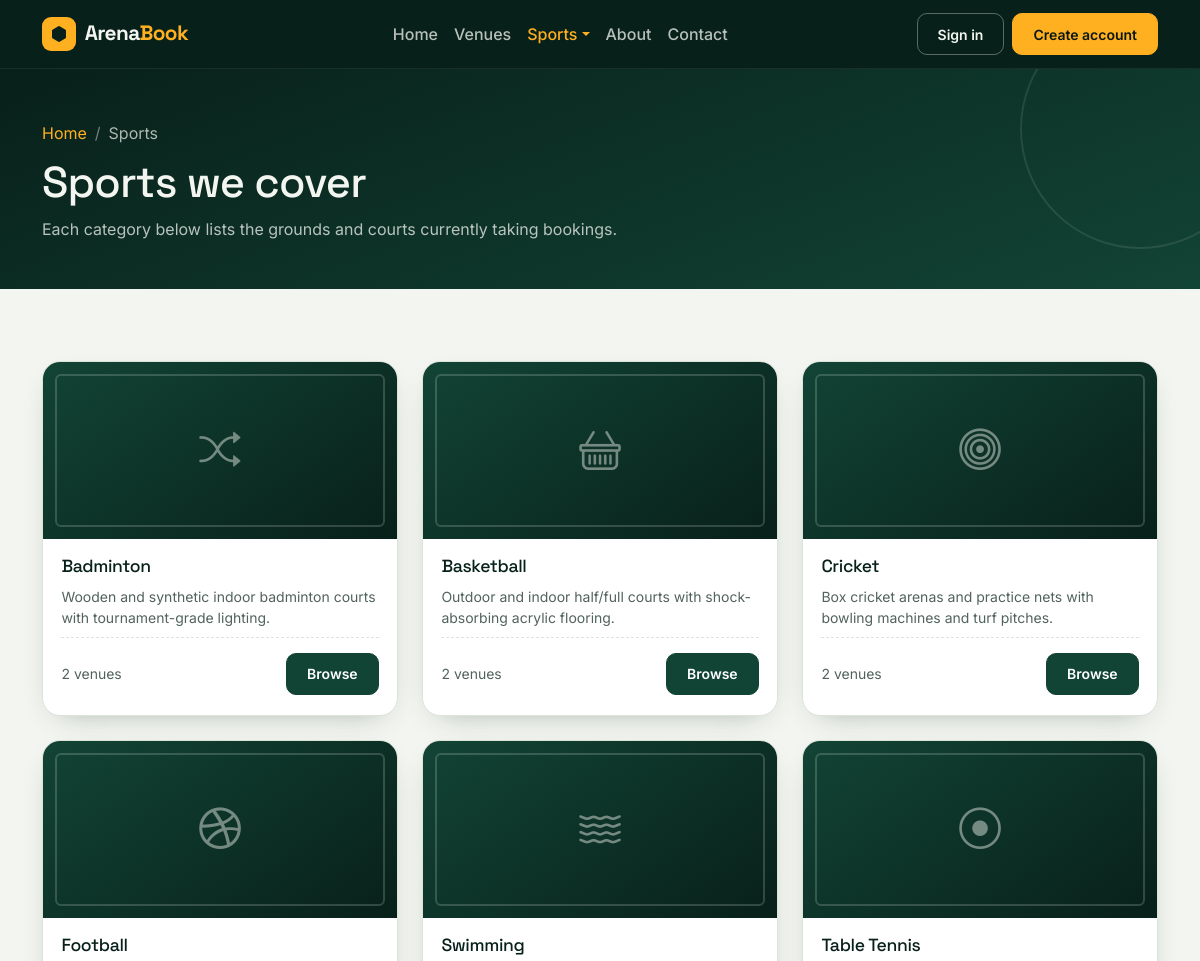
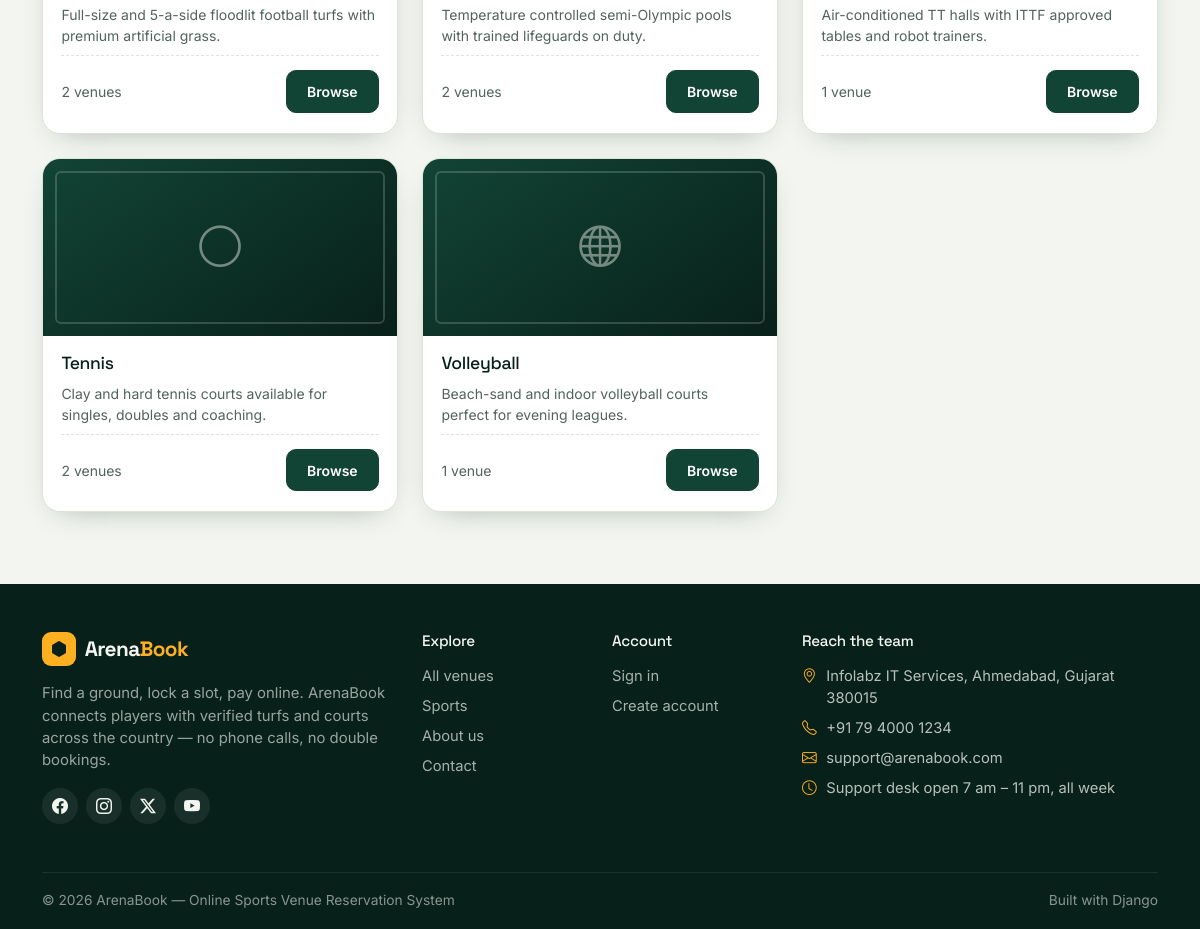
Page /categories/ on the committed database (2 pictures, top to bottom).
### arena/models.py (models this page shows, shortened)
class SportCategory(models.Model):
    category_name = models.CharField(max_length=100, unique=True)
    description = models.TextField(blank=True)
    image = models.ImageField(upload_to="categories/", blank=True, null=True)
    icon = models.CharField(
        max_length=50,
        default="bi-trophy",
        help_text="Bootstrap icon class, e.g. bi-dribbble",
    )
    slug = models.SlugField(max_length=120, unique=True, blank=True)
    class Meta:
        verbose_name = "Sport category"
        verbose_name_plural = "Sport categories"
        ordering = ["category_name"]

### arena/views.py (the view)
# urls.py: path("categories/", views.category_list, name="category_list"),
def category_list(request):
    categories = SportCategory.objects.annotate(
        total=Count("turfs", filter=Q(turfs__is_active=True))
    )
    return render(request, "pages/categories.html", {"categories": categories})

### arena/context_processors.py (called while the page is built)
def site_context(request):
    unread = 0
    if request.user.is_authenticated and request.user.is_staff:
        unread = ContactUs.objects.filter(is_read=False).count()
    return {
        "SITE_NAME": "ArenaBook",
        "SITE_TAGLINE": "Book your game. Own the ground.",
        "nav_categories": SportCategory.objects.all()[:8],
        "unread_messages": unread,
    }

### templates/pages/categories.html (shortened to what this page needs)
{% extends 'base.html' %}
{% block content %}
<section class="page-head">
    <div class="container">
        <nav aria-label="breadcrumb">
            <ol class="breadcrumb">
                <li class="breadcrumb-item"><a href="{% url 'home' %}">Home</a></li>
                <li class="breadcrumb-item active">Sports</li>
            </ol>
        </nav>
        <h1>Sports we cover</h1>
        <p>Each category below lists the grounds and courts currently taking bookings.</p>
    </div>
</section>
<section class="section">
    <div class="container">
        <div class="row g-4">
            {% for category in categories %}
            <div class="col-md-6 col-lg-4">
                <div class="card-chalk h-100">
                    <div class="venue-thumb" style="aspect-ratio:16/8">
                        {% if category.image %}
                        <img src="{{ category.image.url }}" alt="{{ category.category_name }}">
                        {% else %}
                        <i class="bi {{ category.icon }} placeholder-icon"></i>
                        <span class="thumb-lines"></span>
                        {% endif %}
                    </div>
                    <div class="venue-body">
                        <h3 class="venue-title">{{ category.category_name }}</h3>
                        <p class="text-muted-soft small mb-0">{{ category.description|default:"Venues for this sport are being added." }}</p>
                        <div class="venue-foot">
                            <span class="text-muted-soft small">{{ category.total }} venue{{ category.total|pluralize }}</span>
                            <a href="{% url 'turf_list' %}?category={{ category.pk }}" class="btn btn-pitch btn-sm">Browse</a>
                        </div>
                    </div>
                </div>
            </div>
            {% endfor %}
        </div>
    </div>
</section>
{% endblock %}

### static/css/style.css (style rules this page uses)
:root { --pitch-900: #08201A; --pitch-800: #0D2E24; --pitch-700: #124435; --pitch-500: #1D7A56; --pitch-300: #4FBF8B; --chalk: #F3F6F0; --chalk-line: #DCE3D8; --paper: #FFFFFF; --amber: #FFB020; --amber-dark: #E0940A; --clay: #C96A3E; --ink: #0B1712; --ink-soft: #52635C; --radius: 10px; --radius-lg: 18px; --shadow-soft: 0 10px 30px -18px rgba(8, 32, 26, .45); --shadow-lift: 0 22px 44px -26px rgba(8, 32, 26, .55); --font-display: 'Space Grotesk', 'Segoe UI', sans-serif; --font-body: 'Inter', 'Segoe UI', sans-serif; }
* { box-sizing: border-box; }
body { font-family: var(--font-body); background: var(--chalk); color: var(--ink); display: flex; flex-direction: column; min-height: 100vh; -webkit-font-smoothing: antialiased; }
h1, h2, h3, h4, h5, h6, .display-font { font-family: var(--font-display); letter-spacing: -.02em; color: var(--pitch-900); }
a { text-decoration: none; }
.btn { font-weight: 600; border-radius: var(--radius); padding: .6rem 1.25rem; }
.btn-pitch { background: var(--pitch-700); border: 1px solid var(--pitch-700); color: #fff; }
.text-muted-soft { color: var(--ink-soft) !important; }
.section { padding: 4.5rem 0; }
.page-head { background: linear-gradient(160deg, var(--pitch-900), var(--pitch-700)); color: var(--chalk); padding: 3.25rem 0 3rem; position: relative; overflow: hidden; }
.page-head::after { content: ""; position: absolute; right: -60px; top: -60px; width: 240px; height: 240px; border: 2px solid rgba(243, 246, 240, .1); border-radius: 50%; }
.page-head h1 { color: var(--chalk); font-size: clamp(1.9rem, 4vw, 2.7rem); }
.page-head p { color: rgba(243, 246, 240, .75); margin: .5rem 0 0; }
.page-head .breadcrumb { margin: 0 0 .75rem; }
.page-head .breadcrumb a { color: var(--amber); }
.page-head .breadcrumb-item + .breadcrumb-item::before { color: rgba(243, 246, 240, .45); }
.page-head .breadcrumb-item.active { color: rgba(243, 246, 240, .7); }
.card-chalk { background: var(--paper); border: 1px solid var(--chalk-line); border-radius: var(--radius-lg); box-shadow: var(--shadow-soft); overflow: hidden; height: 100%; }
.venue-thumb { position: relative; aspect-ratio: 16 / 10; background: linear-gradient(145deg, var(--pitch-700), var(--pitch-900)); display: grid; place-items: center; overflow: hidden; }
.venue-thumb .placeholder-icon { font-size: 2.6rem; color: rgba(243, 246, 240, .45); }
.venue-thumb .thumb-lines { position: absolute; inset: 12px; border: 2px solid rgba(243, 246, 240, .18); border-radius: 6px; pointer-events: none; }
.venue-body { padding: 1.1rem 1.15rem 1.25rem; display: flex; flex-direction: column; gap: .55rem; flex: 1; }
.venue-title { font-size: 1.1rem; margin: 0; }
.venue-foot { margin-top: auto; padding-top: .9rem; border-top: 1px dashed var(--chalk-line); display: flex; align-items: center; justify-content: space-between; gap: .5rem; }

### rows in the picture
SportCategory: category_name "Badminton", description "Wooden and synthetic indoor badminton courts with tournament-grade lighting.", total "2"
SportCategory: category_name "Basketball", description "Outdoor and indoor half/full courts with shock-absorbing acrylic flooring.", total "2"
SportCategory: category_name "Cricket", description "Box cricket arenas and practice nets with bowling machines and turf pitches.", total "2"
SportCategory: category_name "Football", description "Full-size and 5-a-side floodlit football turfs with premium artificial grass.", total "2"
SportCategory: category_name "Swimming", description "Temperature controlled semi-Olympic pools with trained lifeguards on duty.", total "2"
SportCategory: category_name "Table Tennis", description "Air-conditioned TT halls with ITTF approved tables and robot trainers.", total "1"
SportCategory: category_name "Tennis", description "Clay and hard tennis courts available for singles, doubles and coaching.", total "2"
SportCategory: category_name "Volleyball", description "Beach-sand and indoor volleyball courts perfect for evening leagues.", total "1"
